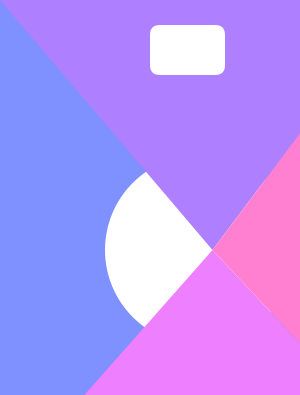
Frame 1 (no input)
Frame 60 (the mouse pressed at the canvas centre just before this capture): identical to frame 1, image omitted
Frame 120 (the mouse held since frame 60 and released just before this capture): identical to frame 1, image omitted

The Processing sketch that drew this single still picture (run headless with seeded random() and noise(); from frame 60 on, the mouse is pressed at the canvas centre):

// Processing sketch: av1_2chamada_questao4
// ── av1_2chamada_questao4.pde
int cor1, cor2, cor3, cor4;

void setup() {
  size(300, 395);
  noStroke();

  colorMode(HSB, 360, 100, 100);

  cor1 = int(random(0, 360));
  cor2 = ((cor1 + 30) % 360);
  cor3 = ((cor2 + 30) % 360);
  cor4 = ((cor3 + 30) % 360);
}

void draw() {
  background(cor1, 50, 100);

  fill(0, 0, 100);
  ellipse(400/600.00*width, 500/790.00*height, 380/600.00*width, 380/790.00*height);

  fill(cor2, 50, 100);
  triangle(0, 0, 425/600.00*width, 500/790.00*height, 800/600.00*width, 0/790.00*height);

  fill(cor3, 50, 100);
  triangle(160/600.00*width, 800/790.00*height, 425/600.00*width, 500/790.00*height, 800/600.00*width, 900/790.00*height);

  fill(cor4, 50, 100);
  triangle(800/600.00*width, 0, 425/600.00*width, 500/790.00*height, 800/600.00*width, 900/790.00*height);

  fill(0, 0, 100);
  rect(300/600.00*width, 50/790.00*height, 150/600.00*width, 100/790.00*height, 10);
}

void mousePressed () {
  if (mouseX >= 300/600.00*width && mouseY >= 50/790.00*height && mouseY <= 150/790.00* height && mouseX <= 450/600.00*width) {
    cor1 = int(random(0, 360));
    cor2 = ((cor1 + 30) % 360);
    cor3 = ((cor2 + 30) % 360);
    cor4 = ((cor3 + 30) % 360);
  }
}
